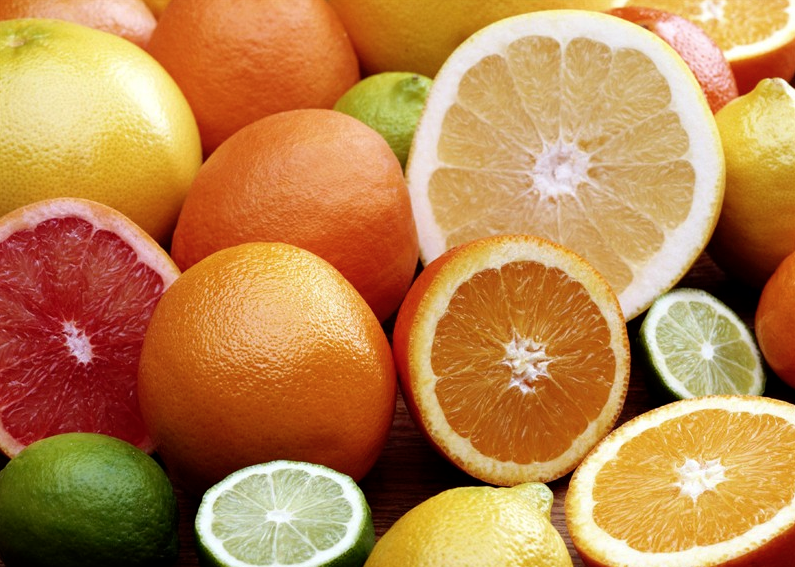
//> input picture csdn_tutorials/14.png, 795 x 567 px
$ ./opencv_12_2   (built with g++ and OpenCV 4)
//> lines starting //> are read from the running program, lines starting //| are printed output that depends on the picture
//-----------------------------------【头文件包含部分】---------------------------------------
//            描述：包含程序所依赖的头文件
//----------------------------------------------------------------------------------------------
#include <opencv2/opencv.hpp>
#include <opencv2/highgui/highgui.hpp>
#include <opencv2/imgproc/imgproc.hpp>

//-----------------------------------【命名空间声明部分】---------------------------------------
//            描述：包含程序所使用的命名空间
//-----------------------------------------------------------------------------------------------
using namespace cv;
//-----------------------------------【main( )函数】--------------------------------------------
//            描述：控制台应用程序的入口函数，我们的程序从这里开始
//-----------------------------------------------------------------------------------------------
int main()
{
    //【0】创建 grad_x 和 grad_y 矩阵
    Mat grad_x, grad_y;
    Mat abs_grad_x, abs_grad_y, dst;

    //【1】载入原始图
    Mat src = imread("14.png"); //工程目录下应该有一张名为1.jpg的素材图
//> src is the input picture: 567 rows x 795 cols, CV_8UC3; mean B, G, R 78.9, 134.1, 186.9

    //【2】显示原始图
    imshow("【原始图】sobel边缘检测", src);

    //【3】求 X方向梯度
    Sobel(src, grad_x, CV_16S, 1, 0, 3, 1, 1, BORDER_DEFAULT);
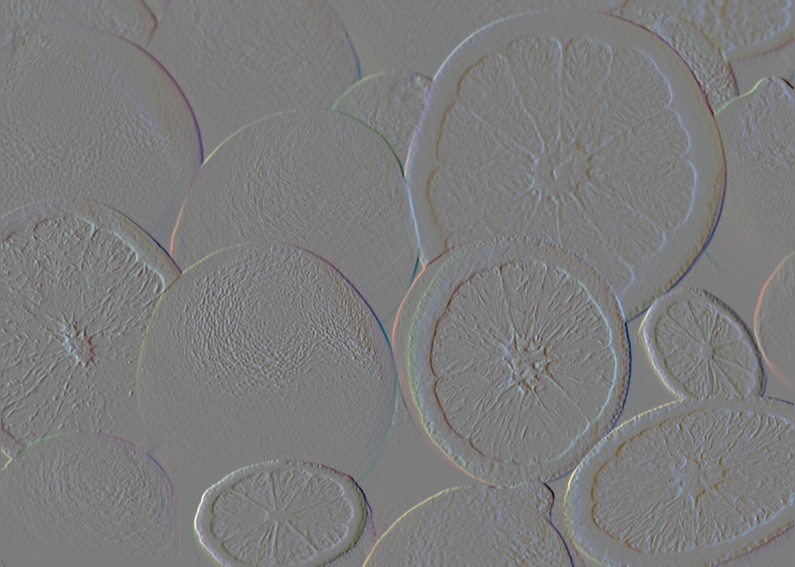
//> grad_x: 567 rows x 795 cols, CV_16SC3; mean B, G, R 1.2, 1.3, 1.3; drawn with min black and max white
    convertScaleAbs(grad_x, abs_grad_x); // 转换为 8位
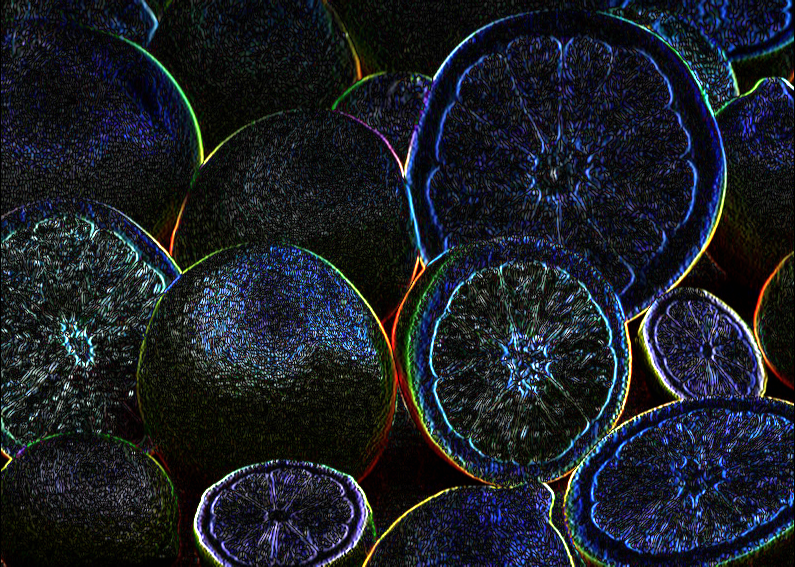
//> abs_grad_x: 567 rows x 795 cols, CV_8UC3; mean B, G, R 38.9, 31.7, 27.2
    imshow("【效果图】 X方向Sobel", abs_grad_x);

    //【4】求Y方向梯度
    Sobel(src, grad_y, CV_16S, 0, 1, 3, 1, 1, BORDER_DEFAULT);
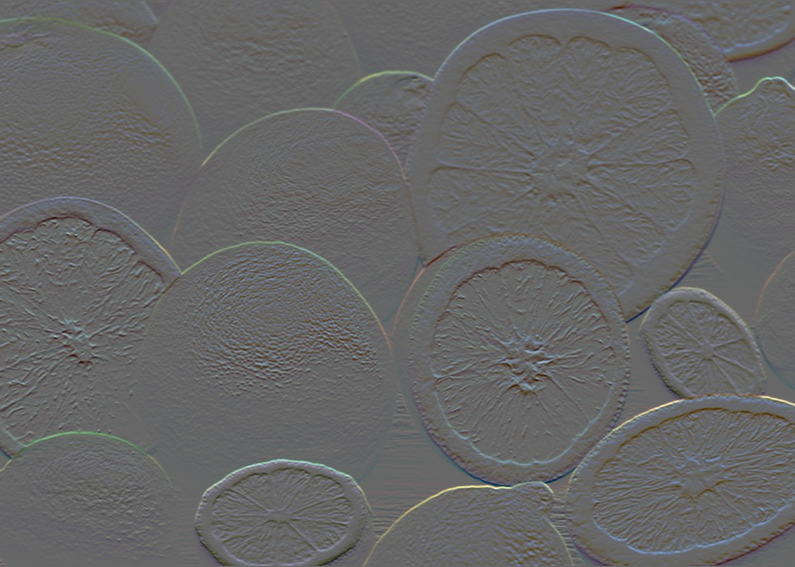
//> grad_y: 567 rows x 795 cols, CV_16SC3; mean B, G, R 0.9, 0.3, -0.2; drawn with min black and max white
    convertScaleAbs(grad_y, abs_grad_y);
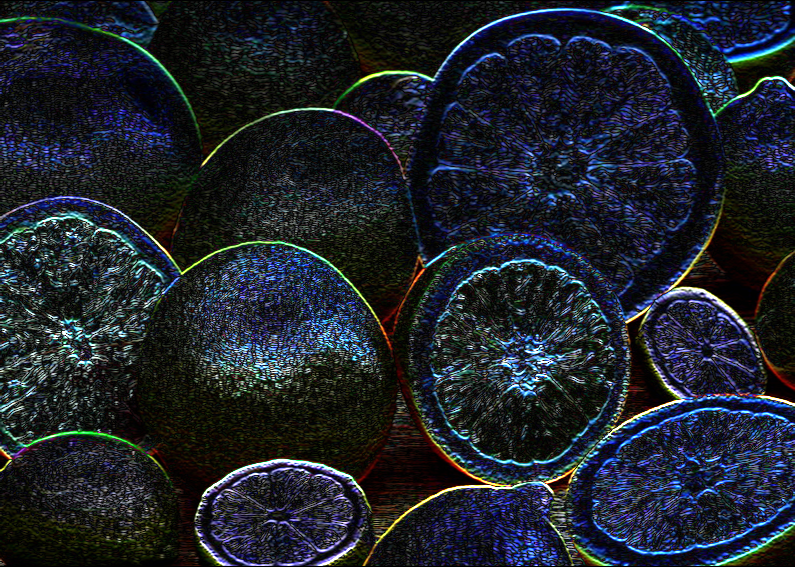
//> abs_grad_y: 567 rows x 795 cols, CV_8UC3; mean B, G, R 43.4, 35.2, 30
    imshow("【效果图】Y方向Sobel", abs_grad_y);

    //【5】合并梯度(近似)
    addWeighted(abs_grad_x, 0.5, abs_grad_y, 0.5, 0, dst);
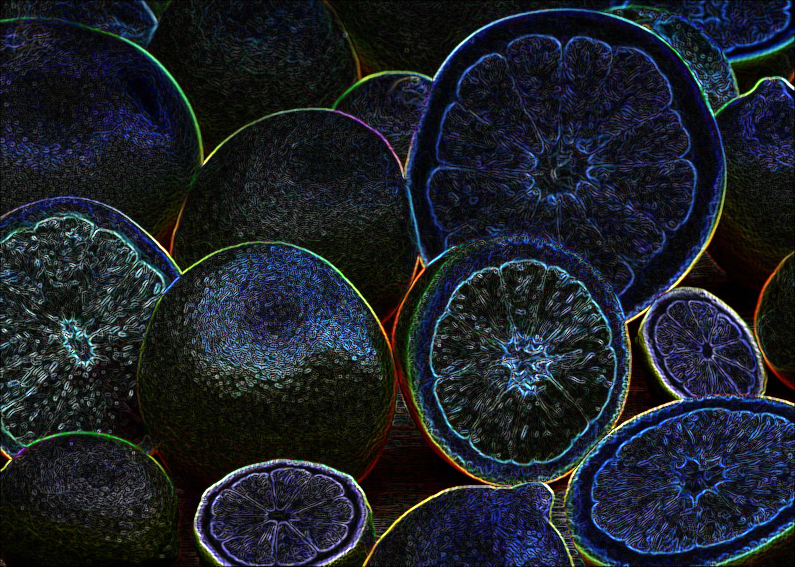
//> dst: 567 rows x 795 cols, CV_8UC3; mean B, G, R 41.2, 33.5, 28.6
    imshow("【效果图】整体方向Sobel", dst);

    waitKey(0);
    return 0;
}

$ run again, with csdn_tutorials/10.png copied over csdn_tutorials/14.png
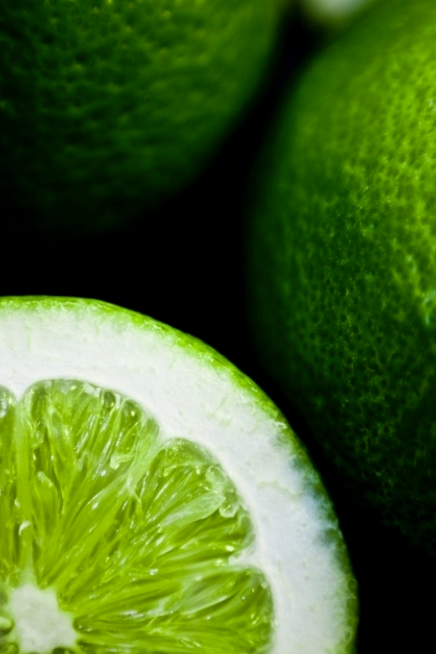
//> input picture csdn_tutorials/10.png, 436 x 654 px
//> src is the input picture: 654 rows x 436 cols, CV_8UC3; mean B, G, R 36.1, 101.2, 70.8
//> `Sobel(src, grad_y, CV_16S, 0, 1, 3, 1, 1, BORDER_DEFAULT);`:
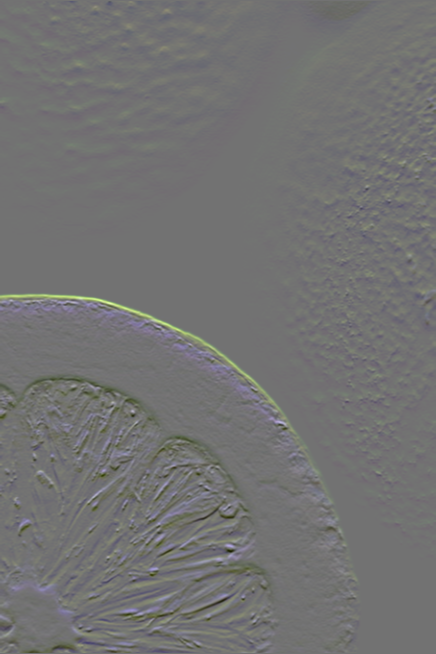
//> grad_y: 654 rows x 436 cols, CV_16SC3; mean B, G, R 1.3, 1.5, 1.7; drawn with min black and max white
//> `addWeighted(abs_grad_x, 0.5, abs_grad_y, 0.5, 0, dst);`:
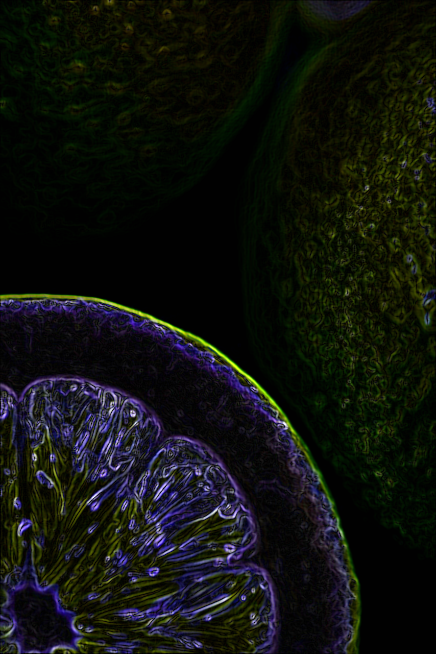
//> dst: 654 rows x 436 cols, CV_8UC3; mean B, G, R 14.4, 18.7, 16.1
